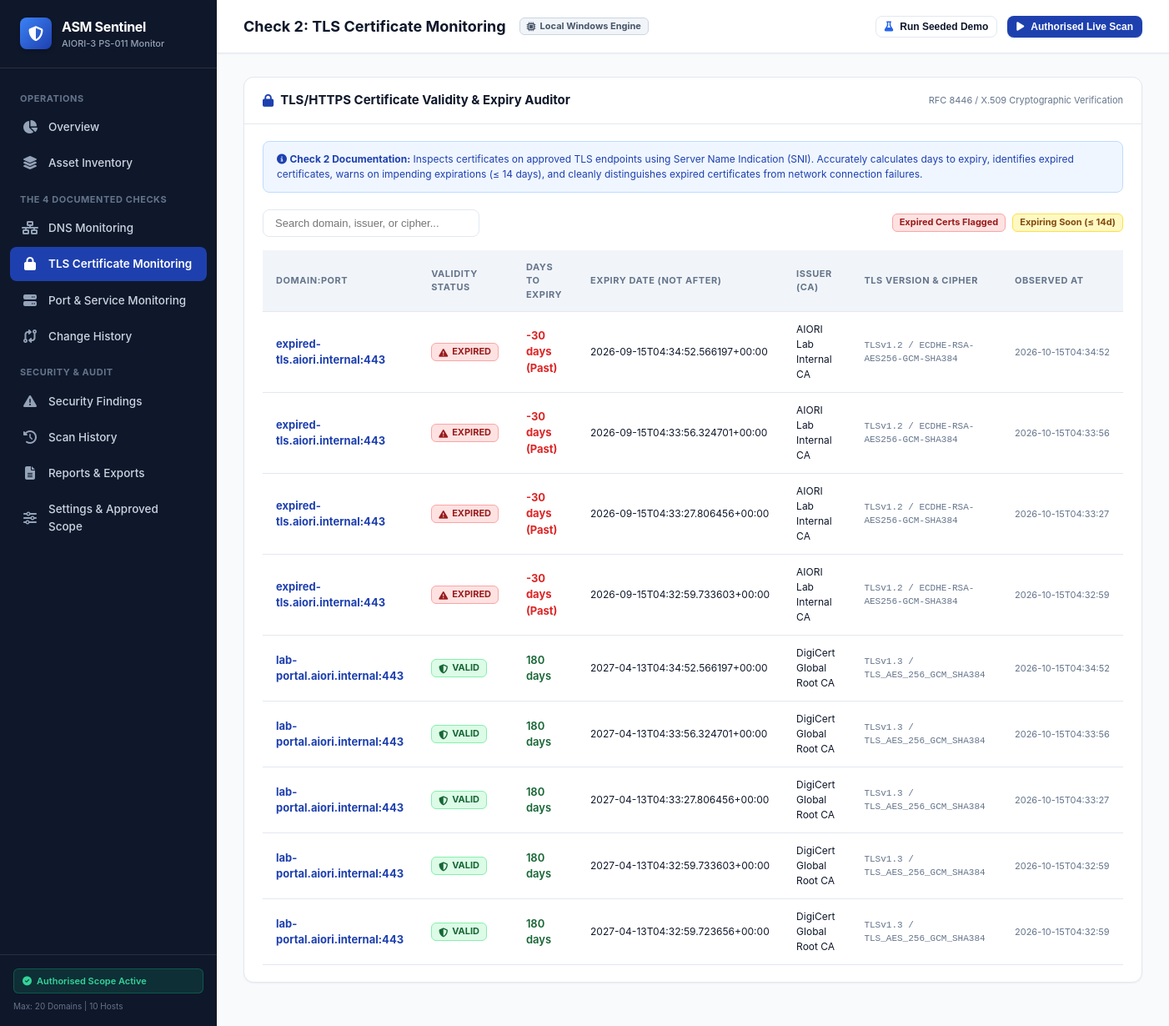
The app's page /tls, older data.
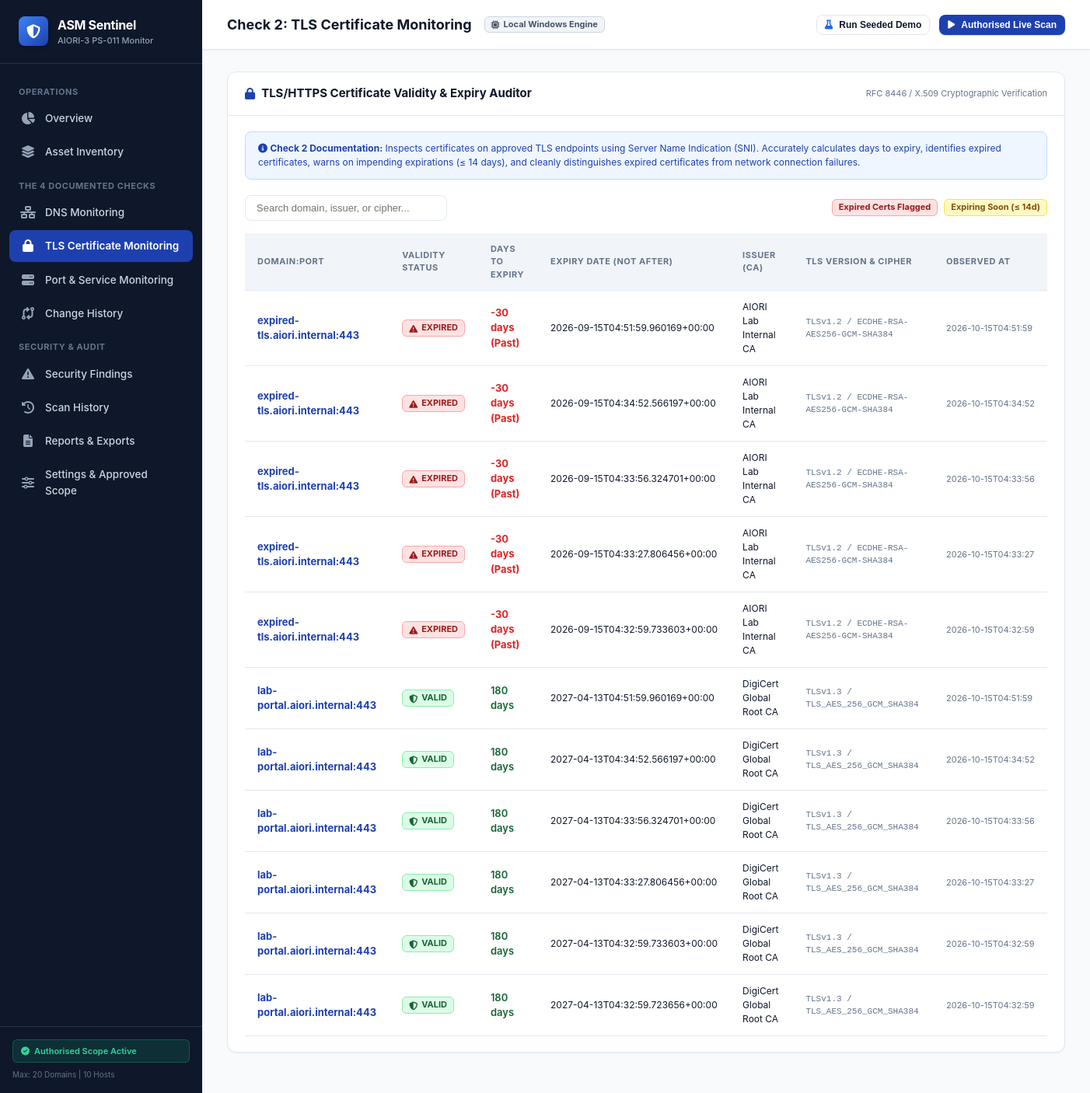
The same page, newer data.
### tables this page shows
CREATE TABLE tls_observations (
            id INTEGER PRIMARY KEY AUTOINCREMENT,
            scan_run_id INTEGER NOT NULL,
            asset_id INTEGER,
            domain TEXT NOT NULL,
            port INTEGER DEFAULT 443,
            is_valid INTEGER DEFAULT 0,
            is_expired INTEGER DEFAULT 0,
            days_to_expiry INTEGER,
            not_before TEXT,
            not_after TEXT,
            issuer TEXT,
            subject TEXT,
            sans TEXT,
            signature_algo TEXT,
            serial_number TEXT,
            tls_version TEXT,
            cipher_suite TEXT,
            error_message TEXT,
            observed_at TEXT NOT NULL,
            FOREIGN KEY (scan_run_id) REFERENCES scan_runs (id) ON DELETE CASCADE,
            FOREIGN KEY (asset_id) REFERENCES assets (id) ON DELETE SET NULL
        );

### app.py (the view)
@app.route("/tls")
def tls_page():
    conn = get_db_connection()
    cursor = conn.cursor()
    cursor.execute("""
        SELECT * FROM tls_observations
        ORDER BY is_expired DESC, days_to_expiry ASC, id DESC LIMIT 500
    """)
    certs = [dict(r) for r in cursor.fetchall()]
    conn.close()
    return render_template("tls.html", active_page="tls", certs=certs)

### database.py (called while the page is built)
def get_db_connection():
    conn = sqlite3.connect(DATABASE_PATH)
    conn.row_factory = sqlite3.Row
    conn.execute("PRAGMA foreign_keys = ON")
    return conn

### templates/tls.html (shortened to what the changed rows need)
{% extends "base.html" %}
{% block page_title %}Check 2: TLS Certificate Monitoring{% endblock %}
{% block content %}
<div class="card">
  <div class="card-body">
    <div class="table-responsive">
      <table class="data-table" id="tlsTable">
        <thead>
          <tr>
            <th>Domain:Port</th>
            <th>Validity Status</th>
            <th>Days to Expiry</th>
            <th>Expiry Date (Not After)</th>
            <th>Issuer (CA)</th>
            <th>TLS Version &amp; Cipher</th>
            <th>Observed At</th>
          </tr>
        </thead>
        <tbody>
          {% for t in certs %}
          <tr>
            <td>
              <strong style="color: #1e40af;">{{ t.domain }}:{{ t.port }}</strong>
            </td>
            <td>
              {% if t.is_expired %}
                <span class="badge badge-critical"><i class="fa-solid fa-triangle-exclamation"></i> EXPIRED</span>
              {% elif t.days_to_expiry is not none and t.days_to_expiry <= 14 %}
                <span class="badge badge-medium"><i class="fa-solid fa-clock"></i> EXPIRING SOON</span>
              {% elif t.is_valid %}
                <span class="badge badge-success"><i class="fa-solid fa-shield-halved"></i> VALID</span>
              {% else %}
                <span class="badge badge-neutral">{{ t.error_message or 'No TLS' }}</span>
              {% endif %}
            </td>
            <td>
              {% if t.days_to_expiry is not none %}
                {% if t.days_to_expiry < 0 %}
                  <span style="color: #dc2626; font-weight: 700;">{{ t.days_to_expiry }} days (Past)</span>
                {% elif t.days_to_expiry <= 14 %}
                  <span style="color: #d97706; font-weight: 700;">{{ t.days_to_expiry }} days</span>
                {% else %}
                  <span style="color: #166534; font-weight: 600;">{{ t.days_to_expiry }} days</span>
                {% endif %}
              {% else %}
                <span style="color: var(--text-muted);">—</span>
              {% endif %}
            </td>
            <td style="font-size: 12px; white-space: nowrap;">{{ t.not_after or '—' }}</td>
            <td style="font-size: 12px; color: var(--text-main);">{{ t.issuer or '—' }}</td>
            <td style="font-size: 11px; font-family: monospace; color: var(--text-muted);">
              {{ t.tls_version or 'N/A' }} / {{ t.cipher_suite or 'N/A' }}
            </td>
            <td style="font-size: 11px; color: var(--text-muted); white-space: nowrap;">{{ t.observed_at[:19] }}</td>
          </tr>
          {% else %}
          <tr>
            <td colspan="7" style="text-align: center; padding: 24px; color: var(--text-muted);">
              No TLS observations recorded. Run a scan to inspect certificates.
            </td>
          </tr>
          {% endfor %}
        </tbody>
      </table>
    </div>
  </div>
</div>
{% endblock %}

Row changes from the older to the newer data that the page shows:
added tls_observations: domain "expired-tls.aiori.internal", port "443", is_expired 1 (drawn), days_to_expiry "-30", not_after "2026-09-15T04:51:59.960169+00:00", issuer "AIORI Lab Internal CA", tls_version "TLSv1.2", cipher_suite "ECDHE-RSA-AES256-GCM-SHA384", observed_at "2026-10-15T04:51:59"
added tls_observations: domain "lab-portal.aiori.internal", port "443", is_expired 0 (drawn), days_to_expiry "180", not_after "2027-04-13T04:51:59.960169+00:00", issuer "DigiCert Global Root CA", tls_version "TLSv1.3", cipher_suite "TLS_AES_256_GCM_SHA384", observed_at "2026-10-15T04:51:59"
